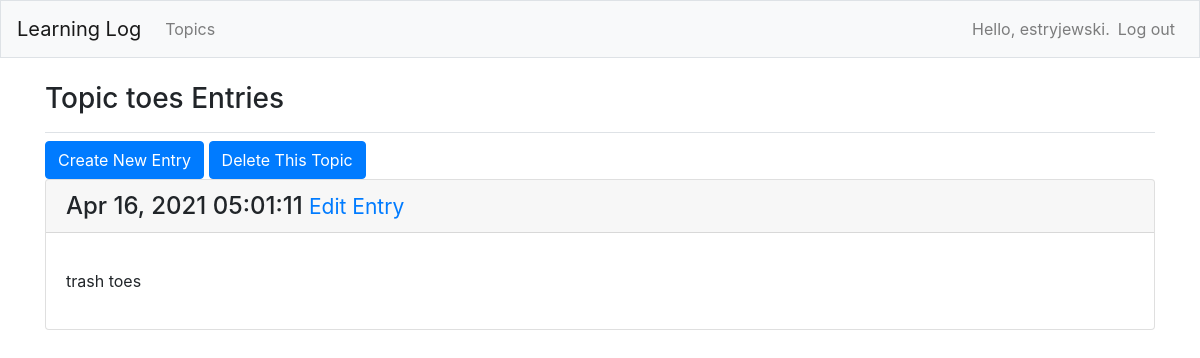
The page /topic/16 (signed in) on the database its author committed.
### learning_logs/models.py (models this page shows, shortened)
class Topic(models.Model):
    text = models.CharField(max_length=200)
    date_added = models.DateTimeField(auto_now_add=True)
    owner = models.ForeignKey(User, on_delete=models.CASCADE)
    def __str__(self):
        return self.text

class Entry(models.Model):
    topic = models.ForeignKey(Topic, on_delete=models.CASCADE)
    text = models.TextField()
    date_added = models.DateTimeField(auto_now_add=True)
    class Meta:
        verbose_name_plural = 'entries'

### learning_logs/views.py (the view)
# urls.py: path('topic/<int:topic_id>', views.view_topic, name='view_topic'),
@login_required
def view_topic(request, topic_id):
    print(f'in view_topic()')
    topic = Topic.objects.get(id=topic_id)
    if topic.owner != request.user:
        raise Http404
    entries = topic.entry_set.order_by('-date_added')
    context = {
        "topic": topic,
        "entries": entries
    }
    return render(request, "learning_logs/topic.html", context)

### learning_logs/templates/learning_logs/topic.html
{% extends 'learning_logs/base.html' %}
{% load bootstrap4 %}
{% block page_header %}
    <h3>Topic {{ topic }} Entries</h3>
{% endblock page_header %}
{% block content %}
{% buttons %}
<button type="button"
        class="btn btn-primary"
        onclick="location.href='{% url 'learning_logs:create_entry_with_id' topic.id %}'"
        name='create_new_entry'>Create New Entry</button>
<button type="button"
        class="btn btn-primary"
        onclick="location.href='{% url 'learning_logs:delete_topic' topic.id %}'"
        name='delete_topic'>Delete This Topic</button>
{% endbuttons %}
    {% for entry in entries %}
        <div class="card mb-3">
            <h4 class="card-header">
                {{ entry.date_added|date:'M d, Y H:i:s' }}
                <small> <a href="{% url 'learning_logs:edit_entry' entry.id %}">
                    Edit Entry</a> </small>
            </h4>
            <div class="card-body">
                <p>{{ entry.text|linebreaks }}</p>
            </div>
        </div>
    {% empty %}
        <p>There are no entries for this topic yet.</p>
    {% endfor %}
{% endblock content %}

### learning_logs/templates/learning_logs/base.html (shortened to what this page needs)
{% load bootstrap4 %}
<!doctype html>
<html lang="en">
<head>
  {% bootstrap_css %}
</head>
<body>
  <nav class="navbar navbar-expand-md navbar-light bg-light mb-4 border">
    <a class="navbar-brand" href="{% url 'learning_logs:view_index'%}">
        Learning Log</a>
    <div class="collapse navbar-collapse" id="navbarCollapse">
      <ul class="navbar-nav mr-auto">
        <li class="nav-item">
          <a class="nav-link" href="{% url 'learning_logs:view_topics'%}">
              Topics</a></li>
      </ul>
      <ul class="navbar-nav ml-auto">
        {% if user.is_authenticated %}
          <li class="nav-item">
            <span class="navbar-text"}">Hello, {{ user.username }}.</span>
          </li>
          <li class="nav-item">
            <a class="nav-link" href="{% url 'users:logout' %}">Log out</a>
          </li>
        {% else %}
          <li class="nav-item">
            <a class="nav-link" href="{% url 'users:register' %}">Register</a>
          </li>
          <li class="nav-item">
            <a class="nav-link" href="{% url 'users:login' %}">Log in</a></li>
        {% endif %}
      </ul>
    </div>
  </nav>
  <main role="main" class="container">
    <div class="pb-2 mb-2 border-bottom">
      {% block page_header %}{% endblock page_header %}
    </div>
    <div>
      {% block content %}{% endblock content %}
    </div>
  </main>
</body>
</html>

### rows shown on the page
Topic: text "toes"
Entry: date_added "Apr 16, 2021 05:01:11", text "trash toes"

### other values the page prints
{{ user.username }} "estryjewski"
